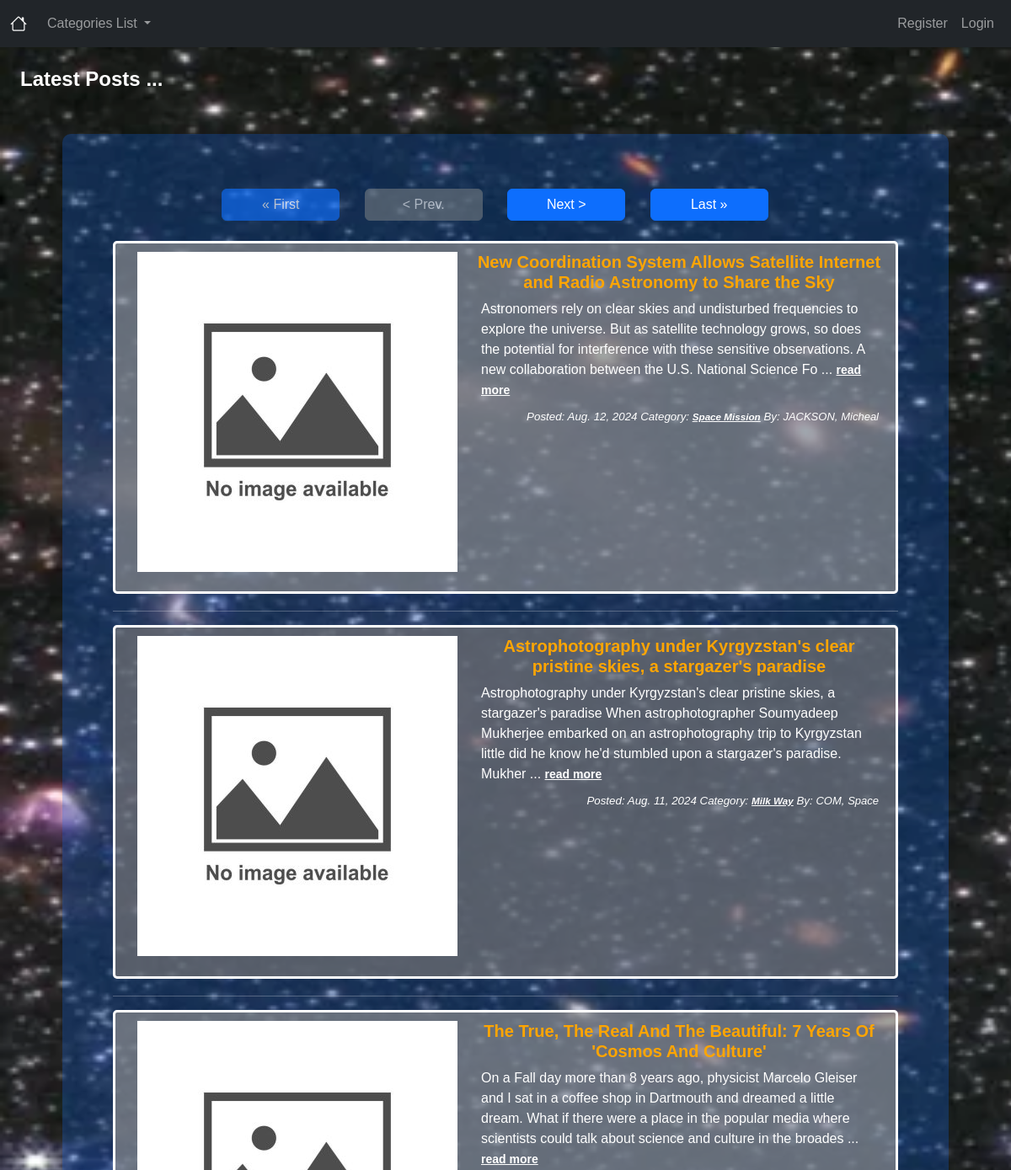
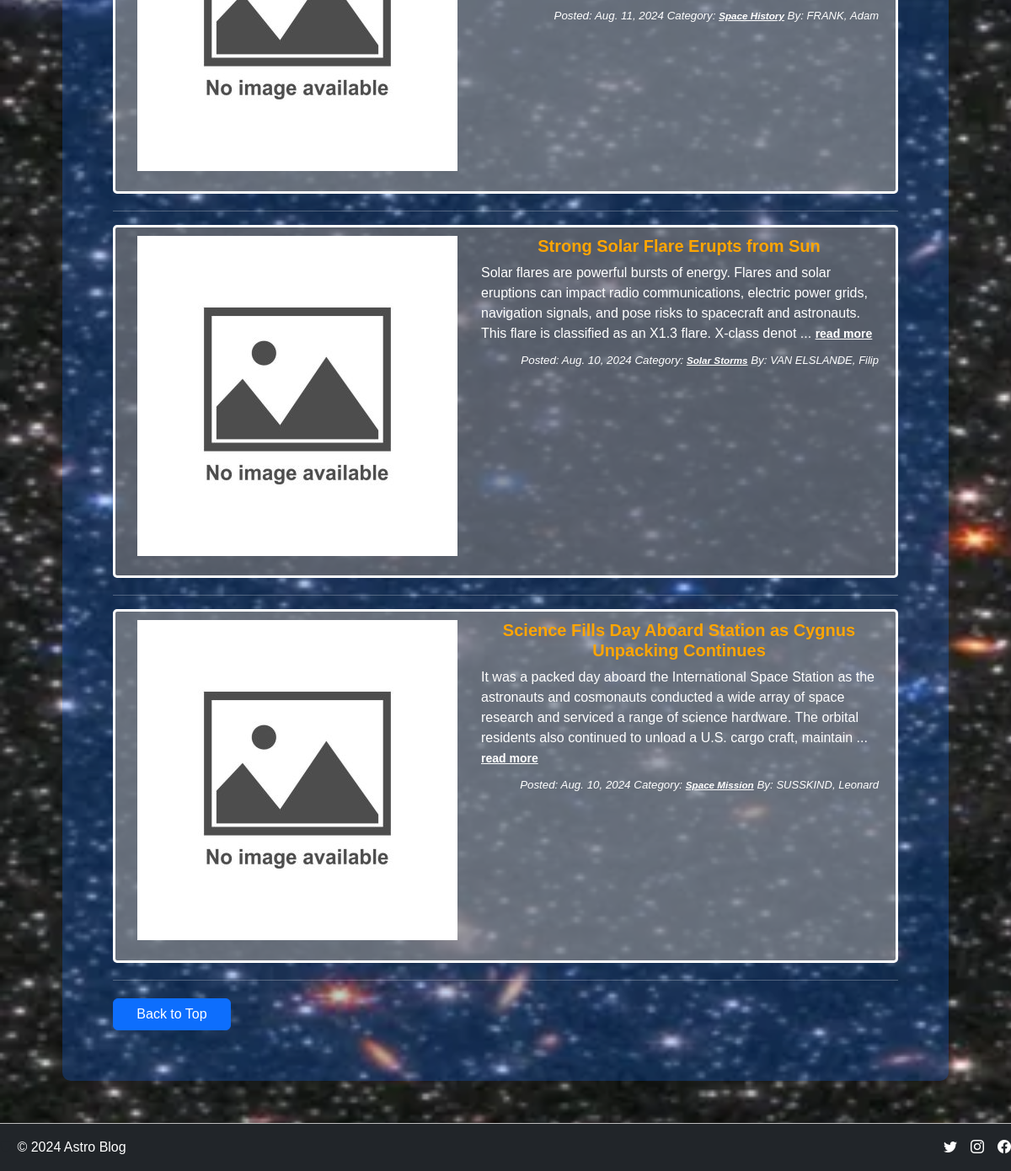
Page /frontpage/ on the earlier database version (2 pictures, top to bottom).
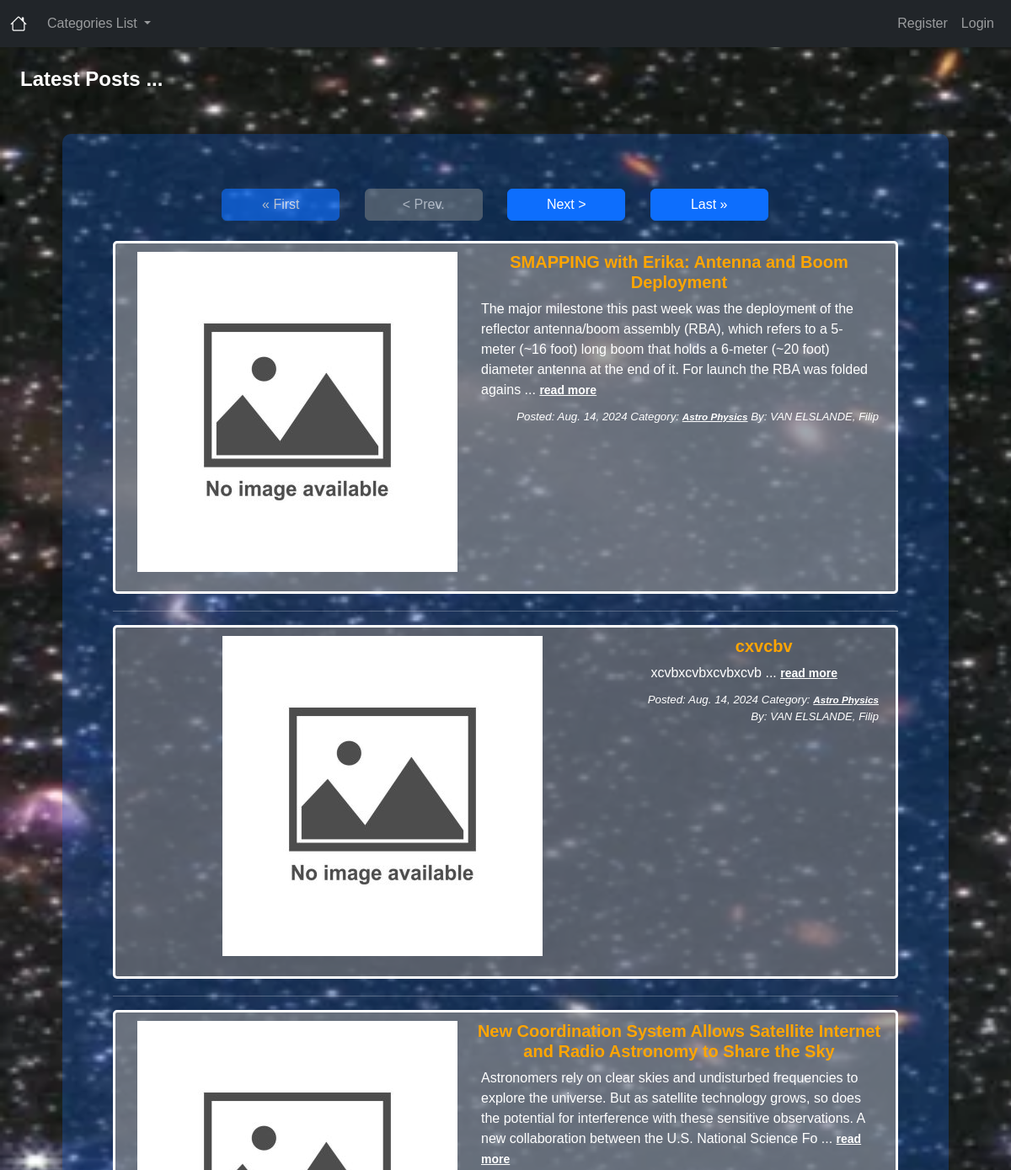
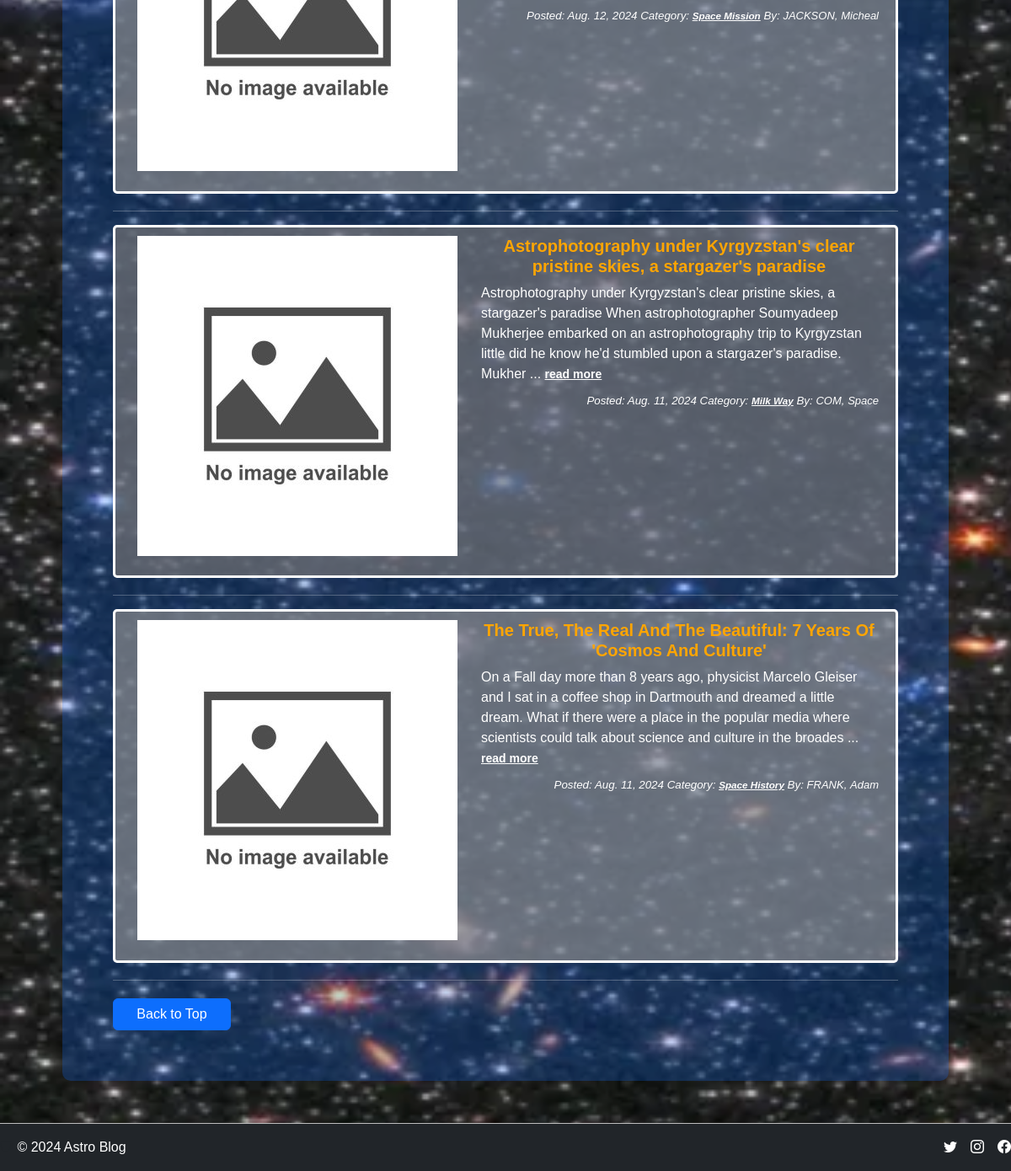
Same page on the later database version (2 pictures, top to bottom).
### blogger/models.py (models this page shows, shortened)
class Post(models.Model):
    ACTIVE = 'active'
    DRAFT = 'draft'
    CHOICES_STATUS = (
    (ACTIVE, 'Active'),
    (DRAFT, 'Draft')
    )
    title = models.CharField(max_length=200)
    image = CloudinaryField('image', null = True, blank= True)
    title_tag = models.CharField(max_length=200)
    author = models.ForeignKey(User, related_name='posts', on_delete=models.CASCADE)
    body = models.TextField()
    post_date = models.DateField(auto_now_add=True)
    created_at = models.DateTimeField(auto_now_add=True)
    status = models.CharField(max_length=10, choices=CHOICES_STATUS, default=ACTIVE)
    category = models.CharField(max_length=254, default='UAP')
    likes = models.ManyToManyField(User, related_name='blog_posts_likes')
    class Meta:
        ordering = ('-created_at','post_date',)

### blogger/views.py (the view)
# urls.py: path('frontpage/', FrontpageView.as_view(), name= 'frontpage-blogpost'),
class FrontpageView(ListView):
    model = Post
    template_name = 'frontpage.html'  # Ensure this is the correct template for the front page
    context_object_name = 'posts'
    ordering = ['-post_date']
    paginate_by = 5  # Display 5 posts per page
    def get_context_data(self, *args, **kwargs):
        context = super(FrontpageView, self).get_context_data(*args, **kwargs)
        context["cat_menu"] = Category.objects.all()
        return context

### blogger/models.py (called while the page is built)
    def __str__(self):
        return self.name
        return self.category_discription

### blogger/templates/frontpage.html (shortened to what this page needs)
{% extends 'base.html' %}
{% load static %}
{% block content %}
<h4>Latest Posts ...</h4>
<div class="content">
  <div class="d-md-flex justify-content-evenly">
    <div class="d-md-flex justify-content-evenly">
      <span class="step-links">
        {% if page_obj.has_previous %}
        <button onclick="window.location.href='?page=1'" class="btn btn-primary">&laquo; First</button>
        <button onclick="window.location.href='?page={{ page_obj.previous_page_number }}'"
          class="btn btn-primary">&lt; Prev.</button>
        {% else %}
        <button onclick="window.location.href='?page=1'" class="btn btn-primary" disabled>&laquo; First</button>
        <button class="btn btn-secondary" disabled>&lt; Prev.</button>
        {% endif %}
        {% if page_obj.has_next %}
        <button onclick="window.location.href='?page={{ page_obj.next_page_number }}'"
          class="btn btn-primary">Next &gt;</button>
        <button onclick="window.location.href='?page={{ page_obj.paginator.num_pages }}'" class="btn btn-primary">Last
          &raquo;</button>
        {% else %}
        <button class="btn btn-secondary" disabled>Next &gt;</button>
        <button onclick="window.location.href='?page={{ page_obj.paginator.num_pages }}'" class="btn btn-primary"
          disabled>Last &raquo;</button>
        {% endif %}
      </span>
    </div>
  </div>
  <br>
  {% for post in posts %}
  <section class="post {% if forloop.counter0|divisibleby:2 %} bg-l-gray {% else %} bg-d-gray {% endif %}">
    <div class="d-md-flex">
      <div class="container-custom">
        {% if post.image.url %}
        <img src="{{ post.image.url }}" class="img-thumbnail" class="img-thumbnail w-25" alt="post-image">
        {% else %}
        <img src="{% static 'images/no-image-available.jpg' %}" class="img-thumbnail.max-width: 33% height: auto; no-image-available">
        {% endif %}
      </div>
      <div>
        <h5 class="container-frontpage">{{ post.title }}</h5>
        <div class="container">
          {{ post.body|slice:":250" }} ... <a href="{% url 'article-detail' post.pk %}"
          class="color-hyperlink"><small><strong>read more</strong></small></a>
        </div>
        <p class="italicize"> Posted: {{ post.post_date }} Category:
          <a href="{% url 'category' post.category %}" class="color-hyperlink"><small><strong>{{ post.category }}</strong></small></a>
          By: <small class="last-name">{{ post.author.last_name }}</small>,
          <small class="first-name">{{ post.author.first_name }}</small>
        </p>
      </div>
    </div>
  </section>
  <hr>
  {% endfor %}
  <div class="back-to-top-button">
    <a href="#" class="btn btn-primary color-hyperlink-footer">Back to Top</a>
  </div>
</div>
{% endblock %}

### blogger/templates/base.html (shortened to what this page needs)
<!doctype html>
<html lang="en">
<head>
  {% load static %}
  <link href="https://cdn.jsdelivr.net/npm/bootstrap@5.3.3/dist/css/bootstrap.min.css" rel="stylesheet"
>
  <link href="{% static 'css/styles.css' %}" rel="stylesheet">
  <link rel="stylesheet" href="https://cdn.jsdelivr.net/npm/bootstrap-icons@1.7.1/font/bootstrap-icons.css">
</head>
<body>
  {% include 'header.html' %}
  <main>
    <div class="m-4">
      {% block content %}
      {% endblock %}
    </div>
  </main>
  {% include 'footer.html' %}
</body>
</html>

### blogger/templates/header.html (shortened to what this page needs)
{% load static %}
<header>
    <nav class="navbar navbar-expand-lg navbar-dark bg-dark">
        <div class="container-fluid">
            <a class="navbar-brand" href="{% url 'homepage' %}">
                <i class="bi bi-house"></i>
            </a>
            <div class="collapse navbar-collapse" id="navbarNavDarkDropdown">
                <ul class="navbar-nav me-auto">
                    {% if cat_menu %}
                    <li class="nav-item dropdown">
                        <a class="nav-link dropdown-toggle" href="#" id="navbarDarkDropdownMenuLink" role="button"
                            data-bs-toggle="dropdown" aria-expanded="false">
                            Categories List
                        </a>
                    </li>
                    {% else %}
                    <li class="nav-item">
                        <a class="nav-link" href="{% url 'category-list' %}">Category List Menu</a>
                    </li>
                    {% endif %}
                </ul>
                <ul class="navbar-nav ms-auto">
                    {% if user.is_authenticated %}
                    {% if user.profile.id %}
                    <li class="nav-item">
                        <a class="nav-link" href="{% url 'edit-profile-page' user.profile.id %}">
                            Logged in as:<strong style="color: white;"> {{ user.first_name }}</strong></a>
                    </li>
                    {% else %}
                    <li class="nav-item">
                        <a class="nav-link" href="{% url 'create-profile-page' %}">
                            Logged in as:<strong style="color: white;"> {{ user.first_name }}</strong></a>
                    </li>
                    {% endif %}
                    <li class="nav-item">
                        <a class="nav-link" href="{% url 'logout' %}">Logout</a>
                    </li>
                    {% else %}
                    <li class="nav-item">
                        <a class="nav-link" href="{% url 'register' %}">Register</a>
                    </li>
                    <li class="nav-item">
                        <a class="nav-link" href="{% url 'login' %}">Login</a>
                    </li>
                    {% endif %}
                </ul>
            </div>
        </div>
    </nav>
</header>

### blogger/templates/footer.html
<footer class="footer bg-dark">
    <div class="d-flex justify-content-between align-items-center py-3 border-highlight">
      <div class="col-md-4 d-flex align-items-center">
        <a href="/" class="me-2 text-muted text-decoration-none">
          <i class="bi bi-cup"></i>
          <span class="color-hyperlink">&copy; 2024 Astro Blog</span>
        </a>
      </div>
      <ul class="nav col-md-4 justify-content-end list-unstyled d-flex">
        <li class="ms-3 "><a class="color-hyperlink" href="#"><i class="bi bi-twitter"></i></a></li>
        <li class="ms-3"><a class="color-hyperlink" href="#"><i class="bi bi-instagram"></i></a></li>
        <li class="ms-3"><a class="color-hyperlink" href="#"><i class="bi bi-facebook"></i></a></li>
      </ul>
    </div>
  </footer>

### static/css/styles.css (style rules this page uses)
:root { --primary-color: #ffffff; --attrib-color: #3987a6; --primary-color-highlight: #bdbdbd; --bs-body-bg: #9e9e9e4e; --bs-body-font-family: 'Montserrat', sans-serif; --accent-color: #9e9e9e; --border-color: #000000; --main-text-color: #ffffff; }
html { scroll-behavior: smooth; }
h4 { font-weight: bolder; }
ul { list-style-type: none; }
body { font-family: 'Montserrat', Arial, sans-serif; text-align: left; background-color: black; background-size: cover; color: hsl(0, 0%, 100%); background-image: url("../images/background.webp"); }
.bg-l-gray { background-color: rgba(142, 142, 142, 0.67); }
.bg-d-gray { background-color: rgba(118, 117, 117, 0.67); }
.color-hyperlink { color: white; }
.first-name, .last-name { font-size: small; text-transform: capitalize; }
.last-name { text-transform: uppercase; }
.container-frontpage { color: orange; text-align: center; font-weight: bolder; }
.italicize { padding-top: 10px; padding-right: 10px; font-size: smaller; font-style: italic; text-align: right; }
.content { background: rgba(13, 110, 253, 0.25); padding: 60px; border-radius: 10px; margin: 50px; }
.post { margin-bottom: 20px; padding: 10px; border-radius: 5px; border-style: solid; }
.btn { margin-top: 5px; margin-right: 25px; width: 140px; }
.container-custom { text-align: center; width: 100%; padding: 0 1rem; padding-bottom: 0.85rem; margin: 0 auto; }
.footer .border-highlight { border-top: 1px solid var(--primary-color-highlight); padding-top: 10px; }

Differences in the rows shown:
no longer on this page (row unchanged): Post: title "Strong Solar Flare Erupts from Sun", body "Solar flares are powerful bursts of energy. Flares and solar eruptions can impact radio communications, electric power grids, navigation signals, and pose risks to spacecraft and astronauts. This flare is classified as an X1.3 flare. X-class denot", post_date "Aug. 10, 2024", category "Solar Storms", author.last_name "VAN ELSLANDE", author.first_name "Filip"
no longer on this page (row unchanged): Post: title "Science Fills Day Aboard Station as Cygnus Unpacking Continues", body "It was a packed day aboard the International Space Station as the astronauts and cosmonauts conducted a wide array of space research and serviced a range of science hardware. The orbital residents also continued to unload a U.S. cargo craft, maintain", post_date "Aug. 10, 2024", category "Space Mission", author.last_name "SUSSKIND", author.first_name "Leonard"
added Post: title "SMAPPING with Erika: Antenna and Boom Deployment", body "The major milestone this past week was the deployment of the reflector antenna/boom assembly (RBA), which refers to a 5-meter (~16 foot) long boom that holds a 6-meter (~20 foot) diameter antenna at the end of it. For launch the RBA was folded agains", post_date "Aug. 14, 2024", category "Astro Physics", author.last_name "VAN ELSLANDE", author.first_name "Filip"
added Post: title "cxvcbv", body "xcvbxcvbxcvbxcvb", post_date "Aug. 14, 2024", category "Astro Physics", author.last_name "VAN ELSLANDE", author.first_name "Filip"
